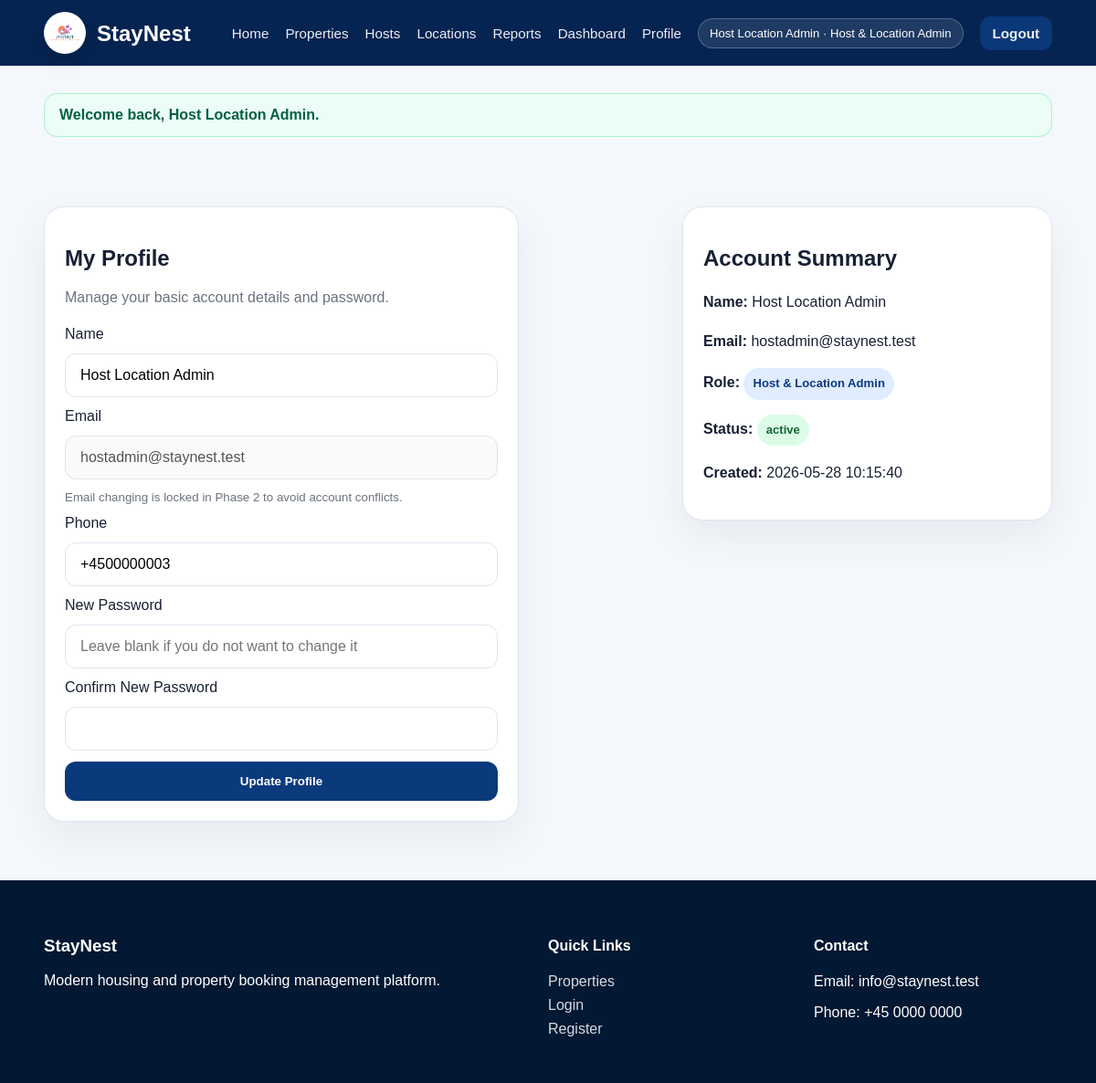
The page /public/user/profile (signed in) on the database its author committed.
### tables this page shows
CREATE TABLE users (
    user_id INT AUTO_INCREMENT PRIMARY KEY,
    name VARCHAR(100) NOT NULL,
    email VARCHAR(150) NOT NULL UNIQUE,
    password VARCHAR(255) NOT NULL,
    phone VARCHAR(30) NULL,
    role ENUM('customer','host','staff','main_admin','booking_property_admin','host_location_admin') NOT NULL DEFAULT 'customer',
    status ENUM('active','inactive','blocked') NOT NULL DEFAULT 'active',
    account_status ENUM('active','pending','rejected') NOT NULL DEFAULT 'active',
    created_at TIMESTAMP DEFAULT CURRENT_TIMESTAMP,
    updated_at TIMESTAMP DEFAULT CURRENT_TIMESTAMP ON UPDATE CURRENT_TIMESTAMP
);

### app/core/Controller.php (called while the page is built, shortened)
<?php
class Controller
{
    protected function model(string $model): object
    {
        return new $model();
    }
    protected function view(string $view, array $data = []): void
    {
        extract($data);
        $viewFile = APP_ROOT . '/app/views/' . $view . '.php';
        require $viewFile;
    }
}

### app/controllers/UserController.php (called while the page is built, shortened)
<?php
class UserController extends Controller
{
    private User $userModel;
    public function __construct()
    {
        $this->userModel = $this->model('User');
    }
    public function profile(): void
    {
        $userId = Auth::userId();
        $user = $this->userModel->findById($userId);
        $data = [
            'title' => 'My Profile',
            'user' => $user,
            'name' => $user['name'],
            'phone' => $user['phone'] ?? '',
            'errors' => [],
        ];
        $this->view('users/profile', $data);
    }
}

### app/core/Router.php (called while the page is built, shortened)
<?php
class Router
{
    private string $defaultMethod = 'index';
    public function dispatch(): void
    {
        $url = $this->parseUrl();
        $methodName = $url[1] ?? $this->defaultMethod;
        $controller = new $controllerName();
        $params = array_slice($url, 2);
        call_user_func_array([$controller, $methodName], $params);
    }
    private function parseUrl(): array
    {
        $url = trim($_GET['url'], '/');
        $url = filter_var($url, FILTER_SANITIZE_URL);
        return explode('/', $url);
    }
}

### public/index.php (called while the page is built, shortened)
<?php
spl_autoload_register(function ($className) {
    $paths = [
        APP_ROOT . '/app/core/' . $className . '.php',
        APP_ROOT . '/app/controllers/' . $className . '.php',
        APP_ROOT . '/app/models/' . $className . '.php',
    ];
    foreach ($paths as $path) {
        if (file_exists($path)) {
            return;
        }
    }
});
$router = new Router();
$router->dispatch();

### app/core/Model.php (called while the page is built, shortened)
<?php
class Model
{
    public function __construct()
    {
        $this->db = Database::connect();
    }
}

### app/core/Database.php (called while the page is built)
<?php
class Database
{
    private static ?PDO $connection = null;
    public static function connect(): PDO
    {
        if (self::$connection === null) {
            $dsn = 'mysql:host=' . DB_HOST . ';dbname=' . DB_NAME . ';charset=' . DB_CHARSET;
            $options = [
                PDO::ATTR_ERRMODE => PDO::ERRMODE_EXCEPTION,
                PDO::ATTR_DEFAULT_FETCH_MODE => PDO::FETCH_ASSOC,
                PDO::ATTR_EMULATE_PREPARES => false,
            ];
            try {
                self::$connection = new PDO($dsn, DB_USER, DB_PASS, $options);
            } catch (PDOException $e) {
                die('Database connection failed: ' . $e->getMessage());
            }
        }
        return self::$connection;
    }
}

### app/models/User.php (called while the page is built, shortened)
<?php
class User extends Model
{
    public function findById(int $id): ?array
    {
        $stmt = $this->db->prepare('SELECT user_id, name, email, phone, role, status, account_status, created_at, updated_at FROM users WHERE user_id = :id LIMIT 1');
        $stmt->execute(['id' => $id]);
        $user = $stmt->fetch();
        return $user ?: null;
    }
}

### app/core/Auth.php (called while the page is built, shortened)
<?php
class Auth
{
    public static function userId(): ?int
    {
        return isset($_SESSION['user']['user_id']) ? (int) $_SESSION['user']['user_id'] : null;
    }
    public static function role(): ?string
    {
        return $_SESSION['user']['role'] ?? null;
    }
    public static function roleLabel(?string $role = null): string
    {
        $labels = [
            'customer' => 'Customer',
            'host' => 'Host',
            'staff' => 'Staff',
            'main_admin' => 'Main Admin',
            'booking_property_admin' => 'Booking & Property Admin',
            'host_location_admin' => 'Host & Location Admin',
        ];
        $role = $role ?? self::role();
        return $labels[$role] ?? 'Guest';
    }
}

### app/views/users/profile.php (the view, shortened to what this page needs)
<?php require APP_ROOT . '/app/views/layouts/header.php'; ?>
<section class="container section two-column">
    <div class="form-card">
        <h1>My Profile</h1>
        <p class="muted">Manage your basic account details and password.</p>
        <form method="post" action="<?= URL_ROOT; ?>/user/profile" novalidate>
            <label>Name</label>
            <input type="text" name="name" value="<?= htmlspecialchars($name ?? '', ENT_QUOTES, 'UTF-8'); ?>" required>
            <label>Email</label>
            <input type="email" value="<?= htmlspecialchars($user['email'], ENT_QUOTES, 'UTF-8'); ?>" disabled>
            <small class="muted">Email changing is locked in Phase 2 to avoid account conflicts.</small>
            <label>Phone</label>
            <input type="text" name="phone" value="<?= htmlspecialchars($phone ?? '', ENT_QUOTES, 'UTF-8'); ?>">
            <label>New Password</label>
            <input type="password" name="new_password" placeholder="Leave blank if you do not want to change it">
            <label>Confirm New Password</label>
            <input type="password" name="confirm_password">
            <button class="btn" type="submit">Update Profile</button>
        </form>
    </div>
    <div class="card profile-summary">
        <h2>Account Summary</h2>
        <p><strong>Name:</strong> <?= htmlspecialchars($user['name'], ENT_QUOTES, 'UTF-8'); ?></p>
        <p><strong>Email:</strong> <?= htmlspecialchars($user['email'], ENT_QUOTES, 'UTF-8'); ?></p>
        <p><strong>Role:</strong> <span class="badge"><?= Auth::roleLabel($user['role']); ?></span></p>
        <p><strong>Status:</strong> <span class="badge badge-green"><?= htmlspecialchars($user['status'], ENT_QUOTES, 'UTF-8'); ?></span></p>
        <p><strong>Created:</strong> <?= htmlspecialchars($user['created_at'], ENT_QUOTES, 'UTF-8'); ?></p>
    </div>
</section>
<?php require APP_ROOT . '/app/views/layouts/footer.php'; ?>

### public/assets/css/style.css (style rules this page uses)
:root { --primary: #062452; --primary-light: #0b3a7c; --white: #ffffff; --soft-bg: #f4f7fb; --text: #172033; --muted: #6b7280; --border: #dde5f0; }
* { box-sizing: border-box; }
body { margin: 0; font-family: Arial, Helvetica, sans-serif; background: var(--soft-bg); color: var(--text); }
.container { width: min(1120px, 92%); margin: 0 auto; }
.search-box input, input, select, textarea { width: 100%; padding: 14px 16px; border: 1px solid var(--border); border-radius: 12px; font-size: 1rem; }
.search-box button, .btn { border: none; background: var(--primary-light); color: var(--white); padding: 14px 20px; border-radius: 12px; cursor: pointer; font-weight: 700; display: inline-flex; align-items: center; justify-content: center; transition: 0.2s ease; }
.section { padding: 64px 0; }
.card, .form-card { background: var(--white); border: 1px solid var(--border); border-radius: 22px; padding: 22px; box-shadow: 0 18px 45px rgba(15, 23, 42, .06); }
.form-card { width: min(520px, 100%); }
.form-card form { display: grid; gap: 12px; margin-top: 22px; }
.muted { color: var(--muted); }
.two-column { display: grid; grid-template-columns: 1.25fr .75fr; gap: 24px; align-items: start; }
.profile-summary p { line-height: 1.7; }
.badge { display: inline-flex; align-items: center; padding: 6px 10px; border-radius: 999px; font-size: .82rem; font-weight: 700; background: #e0ecff; color: #0b3a7c; }
.badge-green { background: #dcfce7; color: #166534; }

### rows shown on the page
users: name "Host Location Admin", email "hostadmin@staynest.test", phone "+4500000003", role "Host & Location Admin", status "active", created_at "2026-05-28 10:15:40"

### other values the page prints
Auth::name() "Host Location Admin"
Auth::roleLabel() "Host & Location Admin"
$flash['message'] "Welcome back, Host Location Admin."
